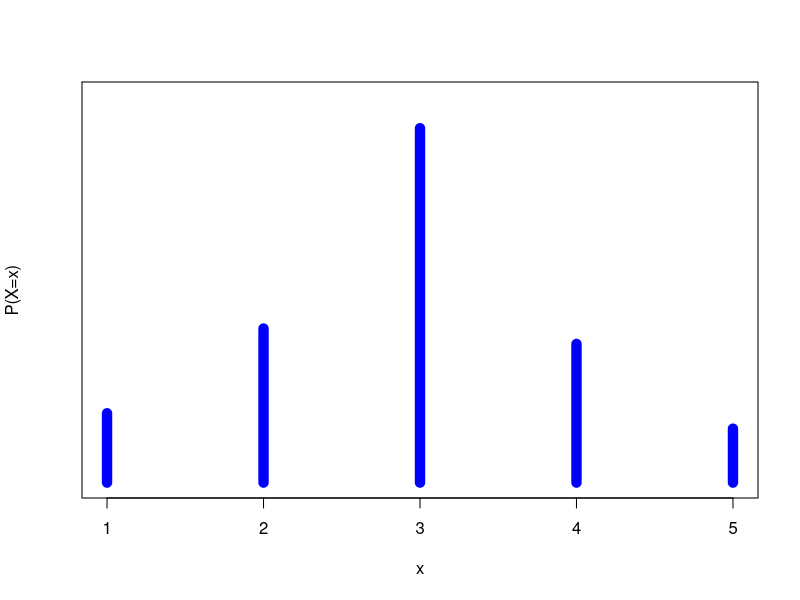

Source code (R):
# 1.a)
f = function(p){.07*p**(-0.93)}
r = integrate(f, lower = 0, upper = .2)
r

# 1.b)
r = integrate(f, lower = 0, upper = 1)
r

# 2
x = sample(1:5, 100, replace=TRUE, c(0.1,0.2,0.4,0.2,0.1))
table(x) / 100
plot(1:5, table(x) / 100, type="h", lwd=10, col="blue", ylim=c(0,0.5), xlab="x", ylab="P(X=x)")
